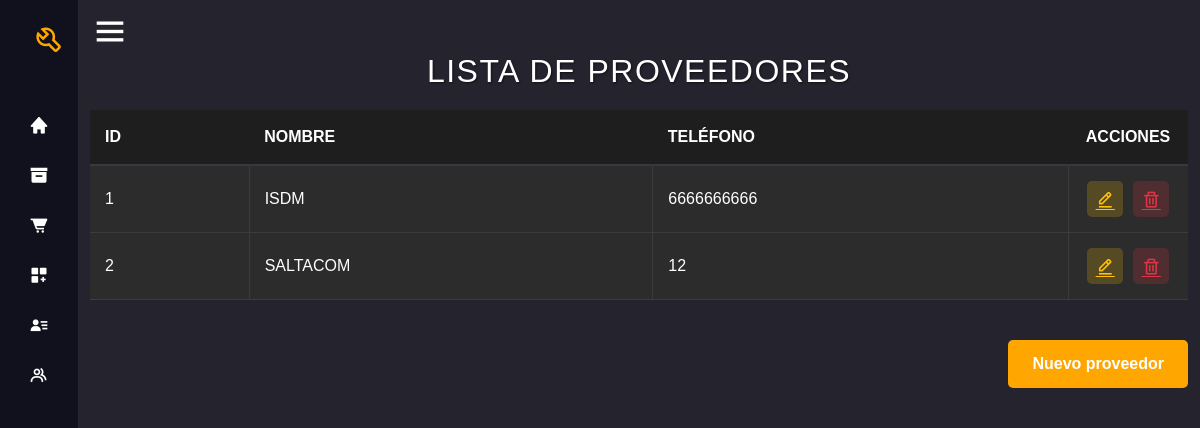
Before: /proveedores_producto/ (signed in) with the older database file.
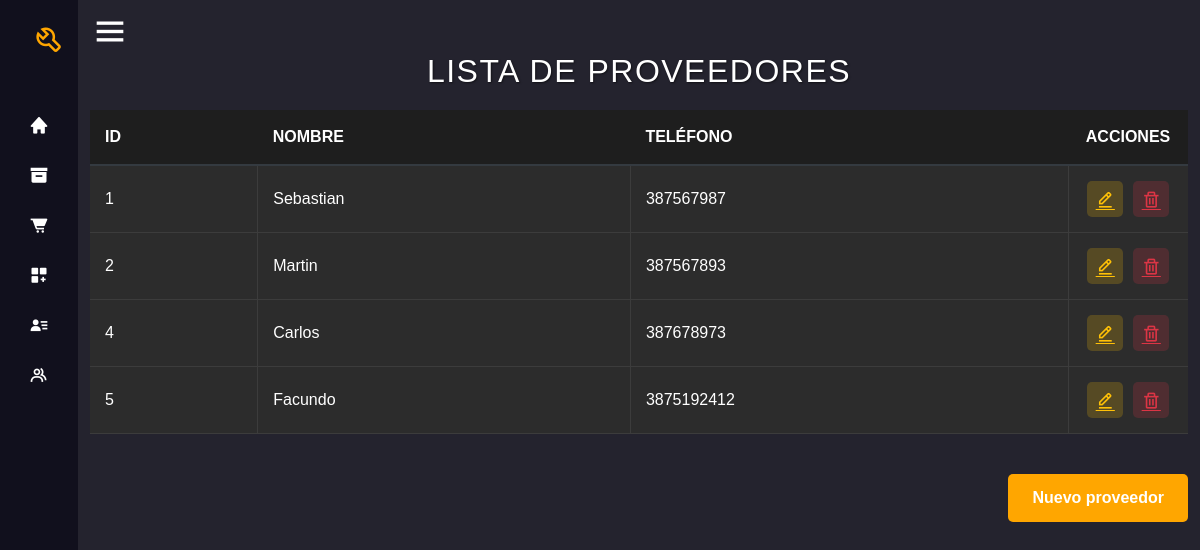
After: the same page with the newer database file.
### entidad/models.py (models this page shows, shortened)
class ProveedorProducto(models.Model):
    nombre= models.CharField(max_length=100)
    telefono= models.CharField(max_length=10)
    activo= models.BooleanField(default=True)
    class Meta:
        verbose_name = ("Proveedor de producto")
        verbose_name_plural = ("Proveedores de productos")

### entidad/views.py (the view)
# urls.py: path('proveedores_producto/', views.proveedores_productos, name="proveedores_productos"),
@login_required
def proveedores_productos(request):
    if not request.user.has_perm('entidad.view_proveedorproducto'):
        return redirect('permiso_denegado')
    prov_list = ProveedorProducto.objects.filter(activo=True)
    return render(request, "entidad/proveedores_productos.html", {'proveedores': prov_list})

### templates/entidad/proveedores_productos.html (shortened to what this page needs)
{% extends "base.html" %}
{% load static %}
{% block content %}
<html lang="es">
<head>
    <link rel="stylesheet" href="{% static 'css/proveedores_productos.css' %}">
    <link rel="stylesheet" href="https://cdn.datatables.net/2.1.8/css/dataTables.min.css">
</head>
<h1 class="h1-pueva">Lista de Proveedores</h1>
<table class="table-custom" id="tabla-proveedores">
    <thead>
        <tr>
            <th class="id-column">ID</th>
            <th class="nombre-column">NOMBRE</th>
            <th class="telefono-column">TELÉFONO</th>
            {% if perms.auth.add_user %}
            <th class="actions-column">ACCIONES</th>
            {% else %}
            <th class="actions-column" style="visibility: hidden; display: none;">ACCIONES</th>
            {% endif %}
        </tr>
    </thead>
    <tbody>
        {% for proveedor in proveedores %}
            <tr>
                <td>{{ proveedor.id }}</td>
                <td>{{ proveedor.nombre }}</td>
                <td>{{ proveedor.telefono }}</td>
                {% if perms.auth.add_user %}
                    <td>
                        <div class="actions-container">
                            <a href="{% url 'modificar_proveedor_producto' proveedor.id %}" class="action-btn edit-btn">
                                <i class='bx bx-edit-alt'></i>
                            </a>
                            <a href="{% url 'eliminar_proveedor_producto' proveedor.id %}" class="action-btn delete-btn">
                                <i class='bx bx-trash'></i>
                            </a>
                        </div>
                    </td>
                {% else %}
                    <td style="visibility: hidden; display: none;">&nbsp;</td>
                {% endif %}
            </tr>
        {% empty %}
            <tr>
                <td colspan="4">No hay proveedores disponibles.</td>
            </tr>
        {% endfor %}
    </tbody>
</table>
{% if perms.auth.add_user %}
<div class="btn-container">
    <a href="{% url 'nuevo_proveedor_producto' %}">
        <button class="btn-add-category" type="submit">Nuevo proveedor</button>
    </a>
</div>
{% endif %}
{% endblock %}

Changed rows visible on the page:
changed ProveedorProducto id 1: nombre "ISDM" → "Sebastian"; telefono "6666666666" → "387567987"
changed ProveedorProducto id 2: nombre "SALTACOM" → "Martin"; telefono "12" → "387567893"
added ProveedorProducto: id "4", nombre "Carlos", telefono "387678973"
added ProveedorProducto: id "5", nombre "Facundo", telefono "3875192412"
